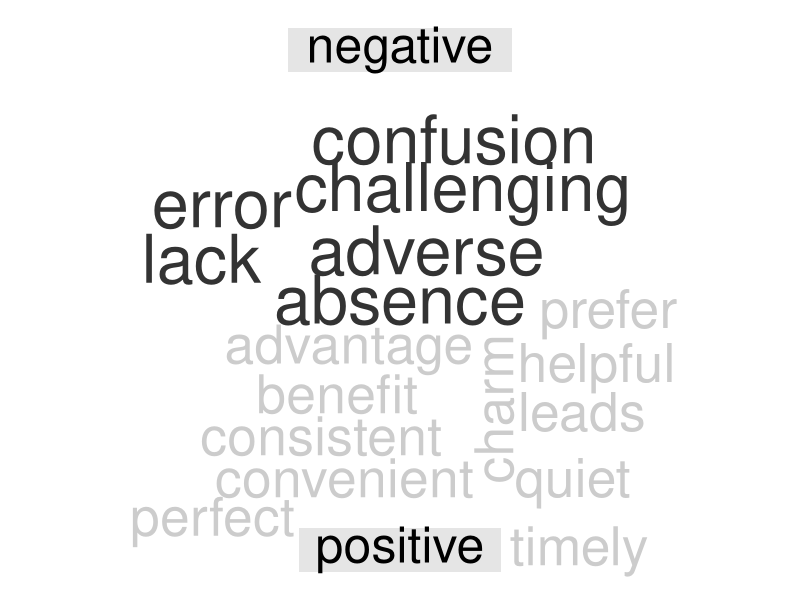
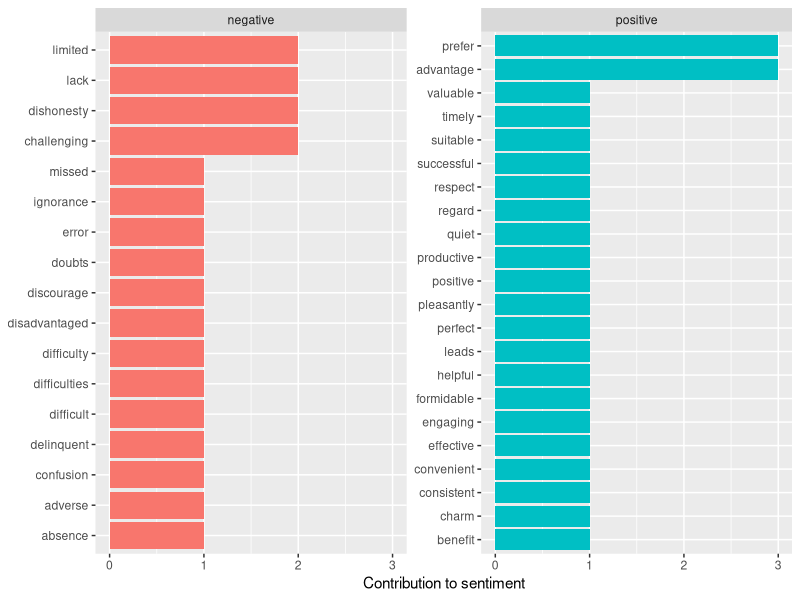

Generate these figures, in order, with R:
library(tidyverse)
library(dplyr)
library(ggplot2)
library(readr)
library(reshape2)
library(tm)
library(wordcloud)

setwd("F:/Desk/Winter2021/WT-CivilWebsite/Report")
path <- getwd()

pCAN_S_A <- read_csv("pCAN_DA_S_AFINN.csv")
pCAN_S_B <- read_csv("pCAN_DA_S_BING.csv")
colnames(pCAN_S_A) <- c("index", "word", "word_count", "PER", "value")
colnames(pCAN_S_B) <- c("index", "word", "word_count", "PER", "sentiment")

AVG_pCAN <- sum(pCAN_S_A$value*pCAN_S_A$word_count)/sum(pCAN_S_A$word_count)

I_pCAN_pnw <- pCAN_S_B %>%
  dplyr::count(word, sentiment, sort=TRUE) %>%
  acast(word ~ sentiment, value.var = "n", fill = 0) %>%
  comparison.cloud(colors =c("gray20", "gray80"))

G_pCAN_S <- pCAN_S_B %>%
  group_by(sentiment) %>%
  ungroup() %>%
  mutate(word = reorder(word, word_count)) %>%
  ggplot(aes(word_count, word, fill=sentiment)) +
  geom_col(show.legend = FALSE) +
  facet_wrap(~sentiment,scales = "free_y") +
  labs(x = "Contribution to sentiment", y = NULL)
G_pCAN_S
